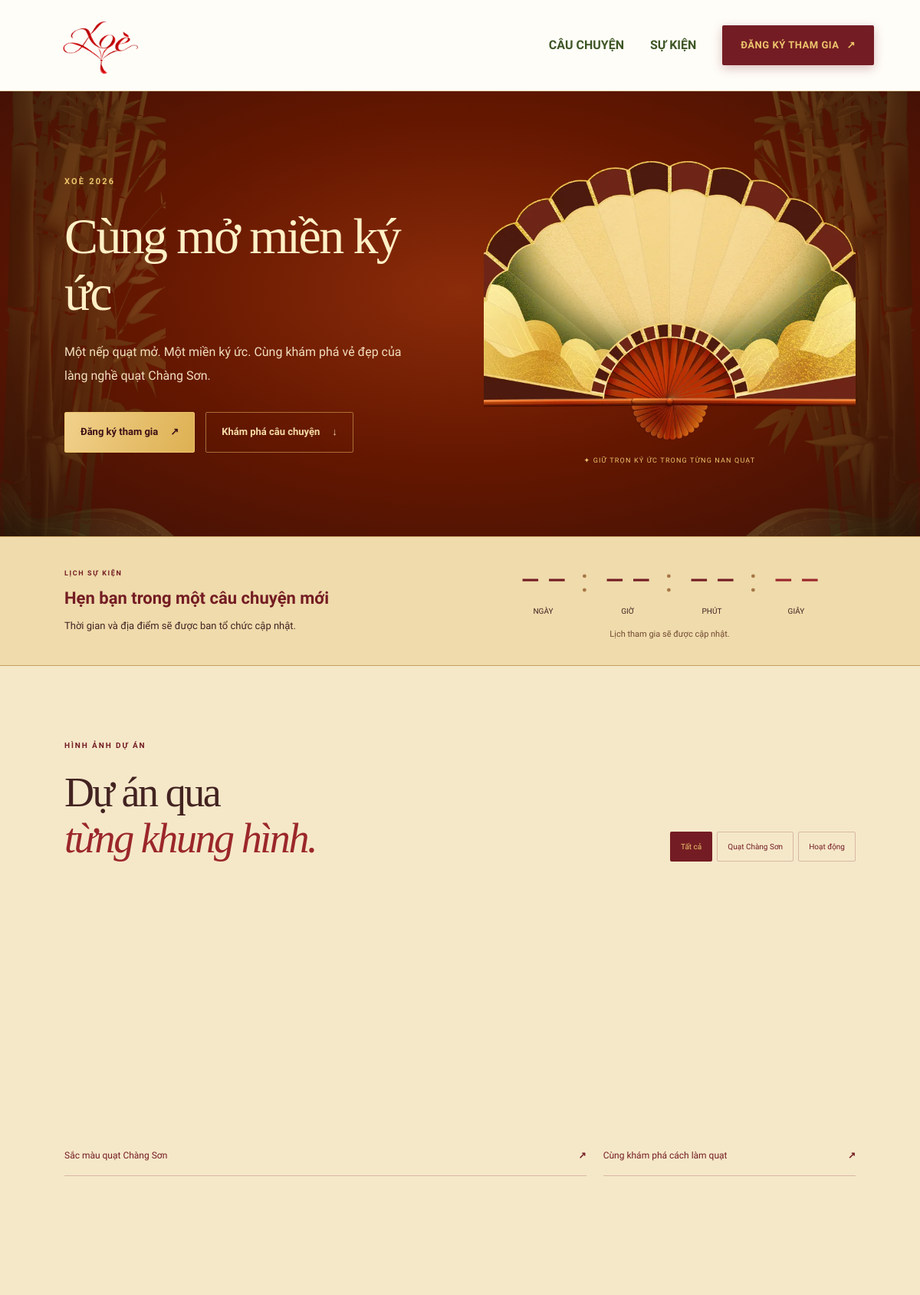
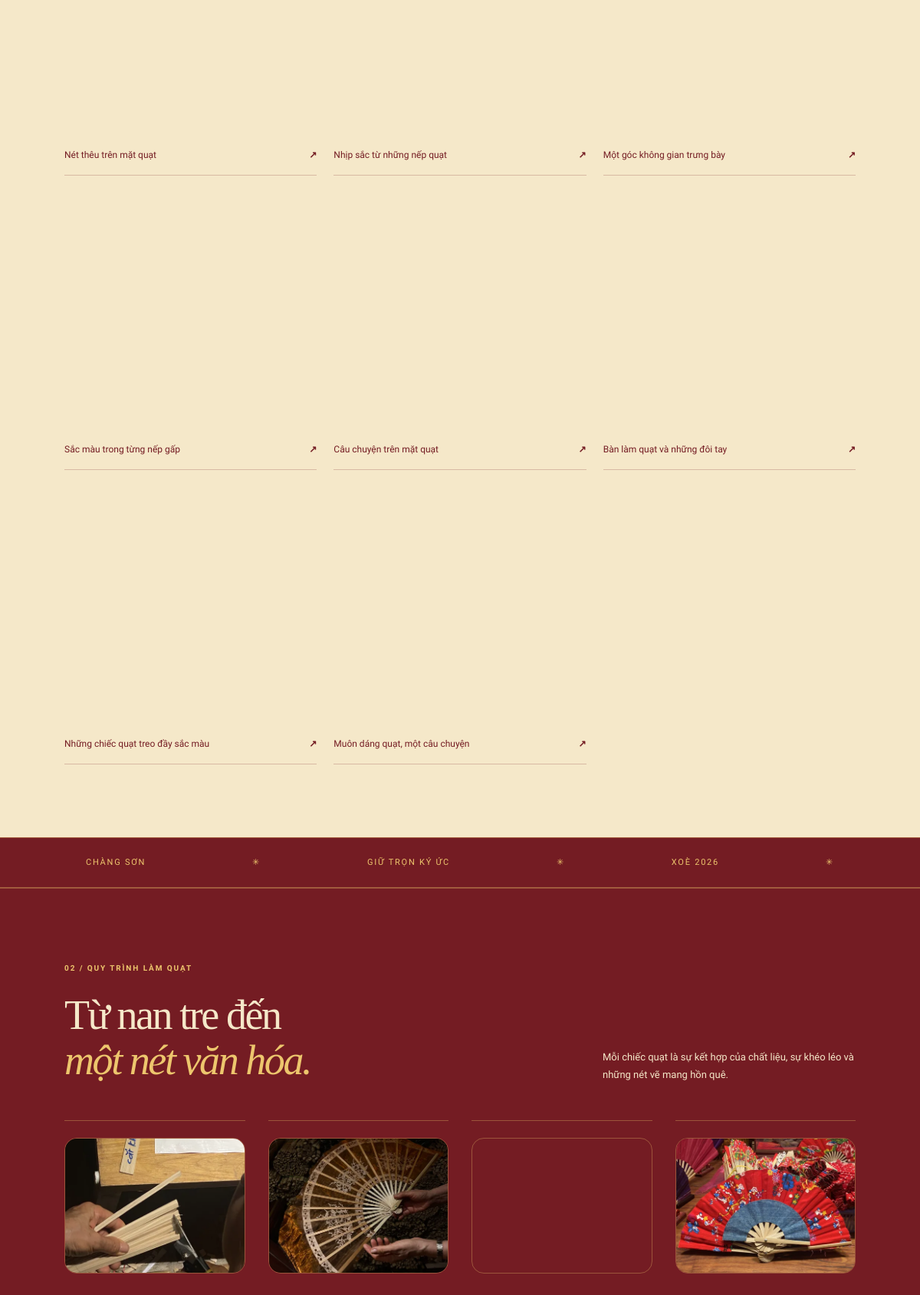
The page / (upper part) on the database its author committed (2 pictures, top to bottom).
### tables this page shows
CREATE TABLE IF NOT EXISTS gallery (
 id INT UNSIGNED AUTO_INCREMENT PRIMARY KEY,
 title VARCHAR(180) NOT NULL, image VARCHAR(255) NOT NULL,
 category VARCHAR(40) NOT NULL DEFAULT 'Quạt Chàng Sơn',
 created_at TIMESTAMP DEFAULT CURRENT_TIMESTAMP
);

### app/content.php (called while the page is built, shortened)
<?php
function published_events(): array { return query_all('SELECT * FROM projects WHERE published=1 ORDER BY featured DESC, starts_at IS NULL, starts_at ASC,id DESC'); }
function featured_event(array $events): ?array {
    return null;
}

### index.php (the view, shortened to what this page needs)
<?php
require __DIR__ . '/app/bootstrap.php';
$project = null; $events=[];
try { $events=published_events(); $project=featured_event($events); }
catch (PDOException $ex) {  }
$gallery = [];
try { $gallery = query_all('SELECT * FROM gallery ORDER BY id DESC'); }
catch (PDOException $ex) {  }
?>
<!doctype html>
<html lang="vi">
<head>
<link rel="stylesheet" href="<?= asset_url('assets/style.css') ?>"><script src="<?= asset_url('assets/app.js') ?>" defer></script>
</head>
<body>
<main id="noi-dung">
<section class="project" id="du-an" aria-label="Dự án Xoè 2026">
<section class="hero" aria-label="Giới thiệu dự án">
  <img class="hero-bamboo left" src="assets/fan.webp" alt="" aria-hidden="true">
  <img class="hero-hills hero-hills-left" src="<?= asset_url('assets/hero-hills.webp') ?>" alt="" aria-hidden="true">
  <img class="hero-hills hero-hills-right" src="<?= asset_url('assets/hero-hills.webp') ?>" alt="" aria-hidden="true">
    <div class="hero-copy">
      <p class="eyebrow">XOÈ 2026</p>
      <h1 class="<?= mb_strlen($project['title'] ?? '') > 40 ? 'long-title' : '' ?>"><?= e($project['title'] ?? 'Cùng mở miền ký ức') ?></h1>
      <p class="hero-description"><?= e(($project['description'] ?? '') ?: 'Một nếp quạt mở. Một miền ký ức. Cùng khám phá vẻ đẹp của làng nghề quạt Chàng Sơn.') ?></p>
      <div class="hero-actions"><a class="button" href="#dang-ky">Đăng ký tham gia <span aria-hidden="true">↗</span></a><a class="button secondary" href="#cau-chuyen">Khám phá câu chuyện <span aria-hidden="true">↓</span></a></div>
    </div>
  <figure class="fan-stage"><div class="fan-halo" aria-hidden="true"></div><?= image_tag('assets/hero-fan.png','Quạt vàng với nan tre và họa tiết núi non','class="fan-art" fetchpriority="high"','(max-width: 800px) 88vw, 46vw') ?><figcaption><span aria-hidden="true">✦</span> GIỮ TRỌN KÝ ỨC TRONG TỪNG NAN QUẠT</figcaption></figure>
</section>
<section class="project-gallery section" id="anh-du-an" aria-labelledby="project-gallery-title"><div class="section-head"><div><p class="eyebrow">HÌNH ẢNH DỰ ÁN</p><h2 id="project-gallery-title">Dự án qua<br><em>từng khung hình.</em></h2></div><div class="filters" role="group" aria-label="Lọc hình ảnh dự án"><button class="active" data-filter="all" aria-pressed="true">Tất cả</button><button data-filter="Quạt Chàng Sơn" aria-pressed="false">Quạt Chàng Sơn</button><button data-filter="Hoạt động" aria-pressed="false">Hoạt động</button></div></div><div class="gallery-grid">
<?php foreach ($gallery as $photo): ?><button class="gallery-item" data-category="<?= e($photo['category']) ?>" data-image="<?= e($photo['image']) ?>" data-title="<?= e($photo['title']) ?>"><?= image_tag($photo['image'],$photo['title']) ?><span><?= e($photo['title']) ?> <b>↗</b></span></button><?php endforeach; ?></div><p id="gallery-empty" class="empty" hidden>Chưa có ảnh trong nhóm này.</p></section>
</section>
<div class="ribbon" aria-hidden="true"><span>CHÀNG SƠN</span><span>✳</span><span>GIỮ TRỌN KÝ ỨC</span><span>✳</span><span>XOÈ 2026</span><span>✳</span></div>
<section class="craft section"><div class="section-head"><div><p class="eyebrow">02 / QUY TRÌNH LÀM QUẠT</p><h2>Từ nan tre đến<br><em>một nét văn hóa.</em></h2></div><p>Mỗi chiếc quạt là sự kết hợp của chất liệu, sự khéo léo và những nét vẽ mang hồn quê.</p></div><div class="steps"><article><?= image_tag('assets/bamboo-slats.webp','Những thanh nan được chuẩn bị để làm quạt','class="craft-photo" loading="lazy"','(max-width: 800px) 42vw, 22vw') ?><span>01</span><h3>Chọn & xử lí nan tre</h3><p>Chuẩn bị chất liệu để bắt đầu tạo nên bộ khung của chiếc quạt.</p></article><article><?= image_tag('assets/carved-bamboo-fan.webp','Nan quạt xòe đều cùng họa tiết chạm khắc','class="craft-photo" loading="lazy"','(max-width: 800px) 42vw, 22vw') ?><span>02</span><h3>Chuốt & tạo nan quạt</h3><p>Từng nan được chuốt, tạo hình và sắp xếp thành dáng quạt.</p></article><article><?= image_tag('assets/making-fans.webp','Đôi tay ghép nan tre lên mặt quạt giấy','class="craft-photo" loading="lazy"','(max-width: 800px) 42vw, 22vw') ?><span>03</span><h3>Làm mặt quạt</h3><p>Mặt quạt được ghép với bộ nan, tạo nên những nếp mở mềm mại.</p></article><article><?= image_tag('assets/trang-tri-hoa-tiet.webp','Quạt đỏ trang trí họa tiết hoa tại làng nghề Chàng Sơn','class="craft-photo" loading="lazy"','(max-width: 800px) 42vw, 22vw') ?><span>04</span><h3>Trang trí họa tiết</h3><p>Nét vẽ hoàn thiện chiếc quạt, gửi gắm phong cảnh và câu chuyện.</p></article></div></section>
</main>
</body></html>

### app/bootstrap.php (shortened to what this page needs)
<?php
function e(?string $value): string { return htmlspecialchars($value ?? '', ENT_QUOTES | ENT_SUBSTITUTE, 'UTF-8'); }
function config(): array {
    static $config;
    if ($config === null) {
        $config = require __DIR__.'/config.example.php';
    }
    return $config;
}
function db(): PDO {
    static $pdo;
    if (!$pdo) {
        $c = config();
        $pdo = new PDO("mysql:host={$c['db_host']};port={$c['db_port']};dbname={$c['db_name']};charset=utf8mb4", $c['db_user'], $c['db_password'], [PDO::ATTR_ERRMODE => PDO::ERRMODE_EXCEPTION, PDO::ATTR_DEFAULT_FETCH_MODE => PDO::FETCH_ASSOC, PDO::ATTR_EMULATE_PREPARES => false]);
        $pdo->exec("SET time_zone = '+07:00'");
    }
    return $pdo;
}
function image_path(string $path): bool {
    return (bool) preg_match('~^assets/[a-zA-Z0-9._/-]+\.(?:png|jpg|jpeg|webp)$~i', $path) && !str_contains($path, '..');
}
function query_all(string $sql): array { return db()->query($sql)->fetchAll(); }
function image_tag(string $path, string $alt, string $attributes='loading="lazy"', string $sizes='(max-width: 700px) 100vw, 50vw'): string {
    $file=__DIR__.'/../public/'.$path;
    $dim=is_file($file)?@getimagesize($file):false;
    $stem=preg_replace('/\.[^.]+$/','',$path); $sources=[];
    foreach ([480,960,1600] as $width) {
        if (is_file(__DIR__.'/../public/'.$stem.'-'.$width.'.webp')) $sources[]=$stem.'-'.$width.'.webp '.$width.'w';
    }
    $src=is_file(__DIR__.'/../public/'.$stem.'.webp') ? $stem.'.webp' : $path;
    if ($sources && $dim && !in_array($dim[0],[480,960,1600],true)) $sources[]=$src.' '.$dim[0].'w';
    return '<img src="'.e($src).'" alt="'.e($alt).'" '.($dim?'width="'.$dim[0].'" height="'.$dim[1].'" ':'').'decoding="async" '.$attributes.($sources?' srcset="'.e(implode(', ',$sources)).'" sizes="'.e($sizes).'"':'').'>';
}
require_once __DIR__.'/content.php';
require_once __DIR__.'/views.php';

### rows shown on the page
gallery: shows a picture, title "Sắc màu quạt Chàng Sơn"
gallery: shows a picture, title "Cùng khám phá cách làm quạt"
gallery: shows a picture, title "Nét thêu trên mặt quạt"
gallery: shows a picture, title "Nhịp sắc từ những nếp quạt"
gallery: shows a picture, title "Một góc không gian trưng bày"
gallery: shows a picture, title "Sắc màu trong từng nếp gấp"
gallery: shows a picture, title "Câu chuyện trên mặt quạt"
gallery: shows a picture, title "Bàn làm quạt và những đôi tay"
gallery: shows a picture, title "Những chiếc quạt treo đầy sắc màu"
gallery: shows a picture, title "Muôn dáng quạt, một câu chuyện"

### other values the page prints
$project['title'] "Cùng mở miền ký ức"
$project['title'] "Hẹn bạn trong một câu chuyện mới"
$label "NGÀY"
$label "GIỜ"
$label "PHÚT"
$label "GIÂY"
